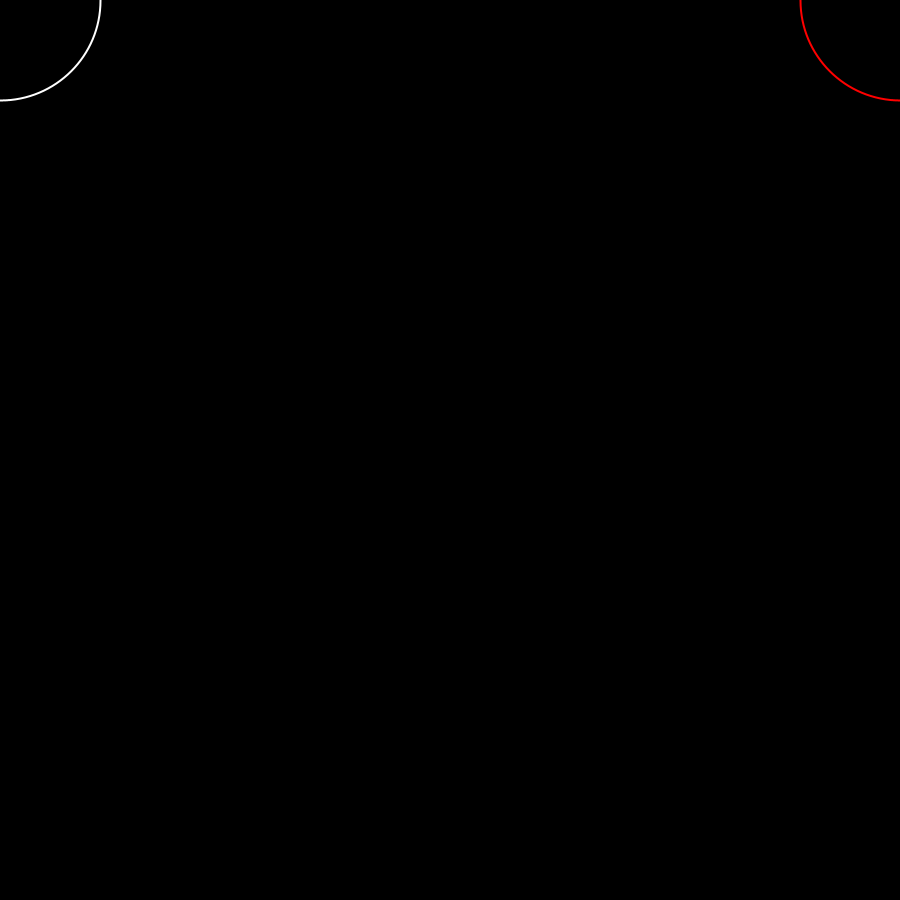
Frame 1 (no input)
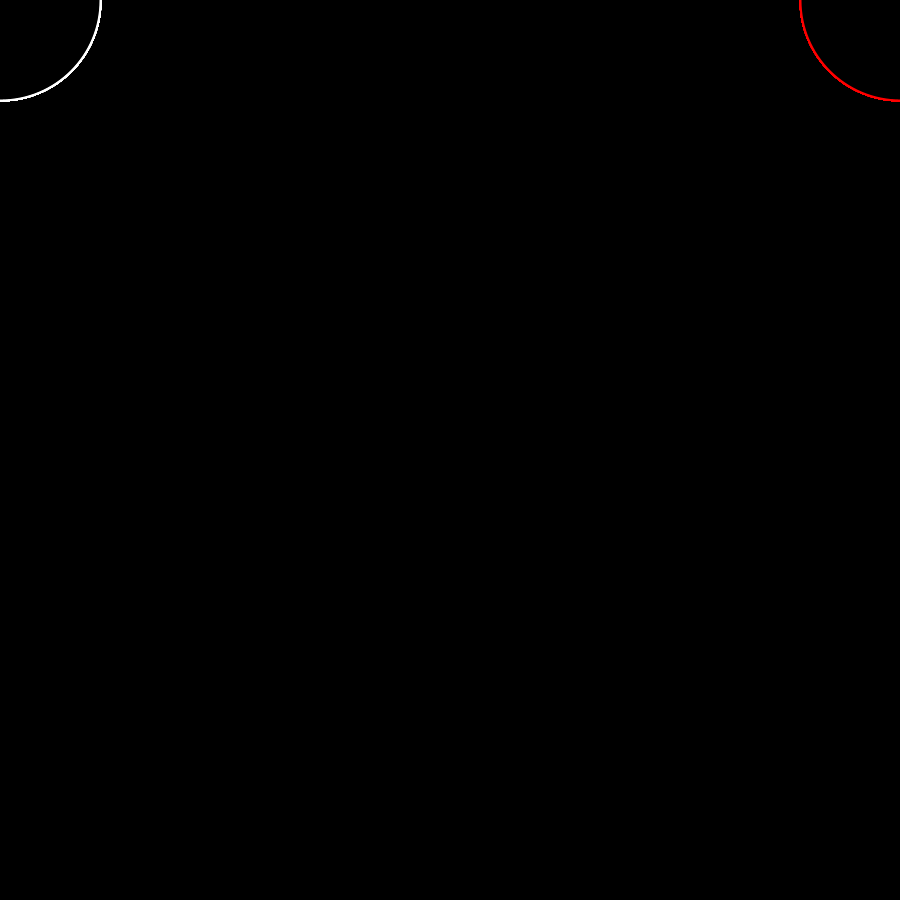
Frame 60 (the mouse pressed at the canvas centre just before this capture)
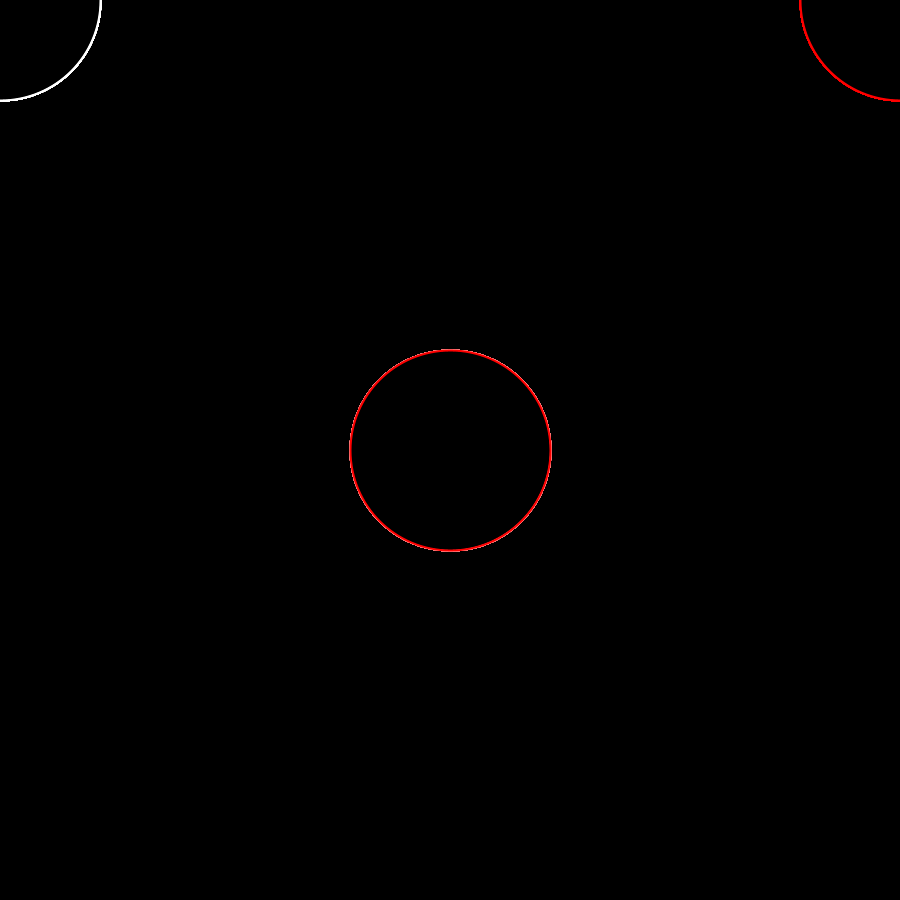
Frame 120 (the mouse held since frame 60 and released just before this capture)

The Processing sketch that drew these frames (run headless with seeded random() and noise(); from frame 60 on, the mouse is pressed at the canvas centre):

// Processing sketch: decal_2
// ── decal_2.pde
void setup() { 
  size(900, 900); 
  background(0);
}

void draw() {
  fill(0);
  stroke(255); 
  strokeWeight(2);
  ellipse(mouseX, mouseY, 200, 200); 
  stroke(255, 0, 0);
  float x = map(mouseX, 0, width, height, 0);
  ellipse(x, mouseY, 200, 200);
}
